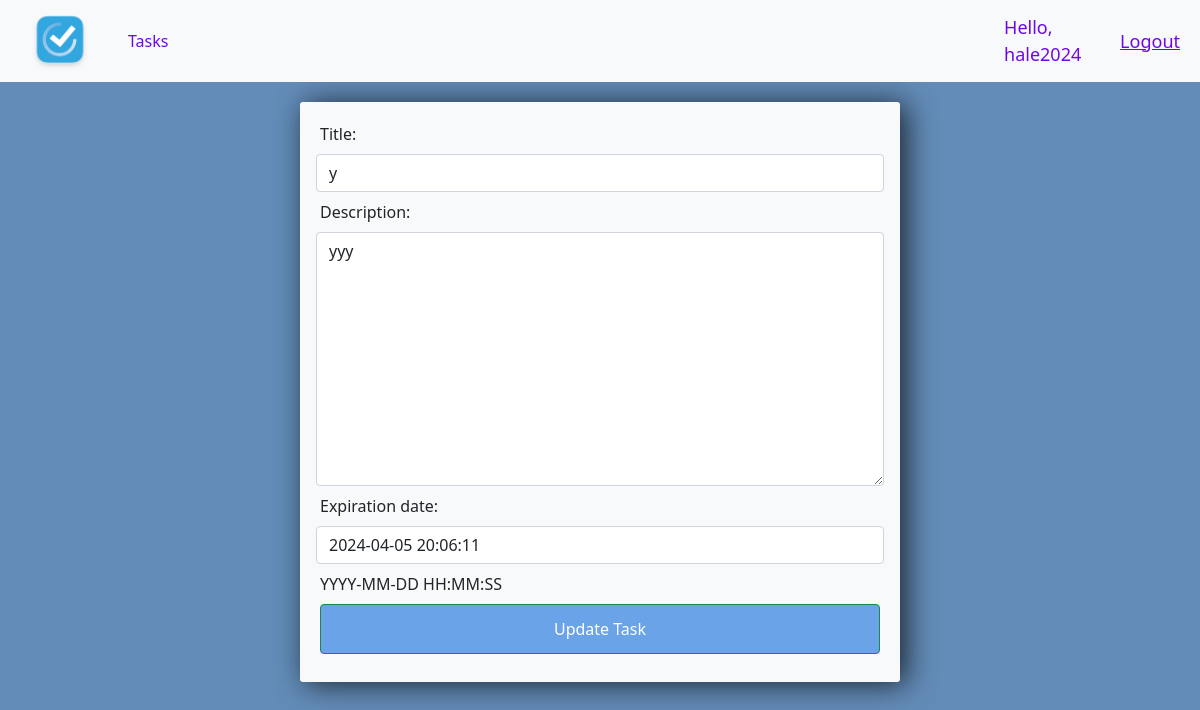
The page /update/1/ (signed in) on the database its author committed.
### tasks/models.py (models this page shows, shortened)
class Task(models.Model):
    author = models.ForeignKey(User, on_delete=models.CASCADE)
    readers = models.ManyToManyField(User, related_name='permitted_tasks', through='TaskPermission', blank=True)
    title = models.CharField(max_length=200)
    description = models.TextField()
    expiration_date = models.DateTimeField(null=True)

### tasks/decorators.py (the view)
    def wrapper_func(request, *args, **kwargs):
        task = get_object_or_404(Task, pk=kwargs.get('pk'))
        if request.user == task.author:
            return view_func(request, *args, **kwargs)
        else:
            raise PermissionDenied()

### tasks/forms.py (shortened to what this page needs)
class TaskForm(forms.ModelForm):
    def __init__(self, *args, **kwargs):
        super().__init__(*args, **kwargs)
        for visible in self.visible_fields():
            visible.field.widget.attrs['class'] = 'form-control'
    class Meta:
        model = Task
        fields = ['title', 'description', 'expiration_date']
        widgets = {
            'expiration_date': forms.DateTimeInput(
                attrs={
                    'class': 'form-control',
                }
            )
        }
        help_texts = {
            'expiration_date': 'YYYY-MM-DD HH:MM:SS',
        }

### tasks/views.py (called while the page is built)
@login_required(login_url='tasks:login')
@author
def update(request, pk):
    task = Task.objects.get(id=pk)
    form = TaskForm(instance=task)
    if request.method == 'POST':
        form = TaskForm(request.POST, instance=task)
        if form.is_valid():
            form.save()
            return redirect('/')
    context ={'form': form}
    return render(request, 'tasks/update.html', context)

### tasks/templates/tasks/update.html (shortened to what this page needs)
{% extends 'tasks/index.html' %}
{% load static %}
{% block content %}
<div class="center-column">
    <form method="POST" action="">
        <div class="row g-2">
            {{form}}
        </div>
        <input class="btn btn-success main" type="submit" name="updateTask" value="Update Task">
    </form>
</div>
{% endblock %}

### tasks/templates/tasks/navbar.html (shortened to what this page needs)
{% load static %}
<nav class="navbar navbar-expand-lg navbar-light bg-light">
<a href="{% url 'tasks:index' %}"><img src="{% static 'images/logo.png' %}" width="120" class="logo"></a>
  <div class="collapse navbar-collapse" id="navbarNav">
    <ul class="navbar-nav">
      <li class="nav-item active">
        <a class="nav-link" href="{% url 'tasks:index' %}">Tasks</a>
      </li>
    </ul>
  </div>
  <span class="hello-msg">Hello, {{request.user}}</span>
  <span><a class="hello-msg" href="{% url 'tasks:logout' %}">Logout</a></span>
</nav>

### static/css/main.css (style rules this page uses)
body { background-color: #638CB8; }
.main { background-color: #6BA3E8; width: 100%; padding: 12px 20px; margin: 8px 0; box-sizing: border-box; }
.center-column { width:600px; margin: 20px auto; padding:20px; background-color: #f8f9fa; border-radius: 3px; box-shadow: 6px 2px 30px 0px rgba(0,0,0,0.75); }

### tasks/templates/tasks/navbar.html (style rules this page uses)
.hello-msg { font-size: 18px; color: #6e08eb; margin-right: 20px; }
.nav-link { color: #6e08eb !important; }

### rows shown on the page
Task: title "y", description "yyy", expiration_date "2024-04-05 20:06:11"

### other values the page prints
{{ request.user }} "hale2024"
